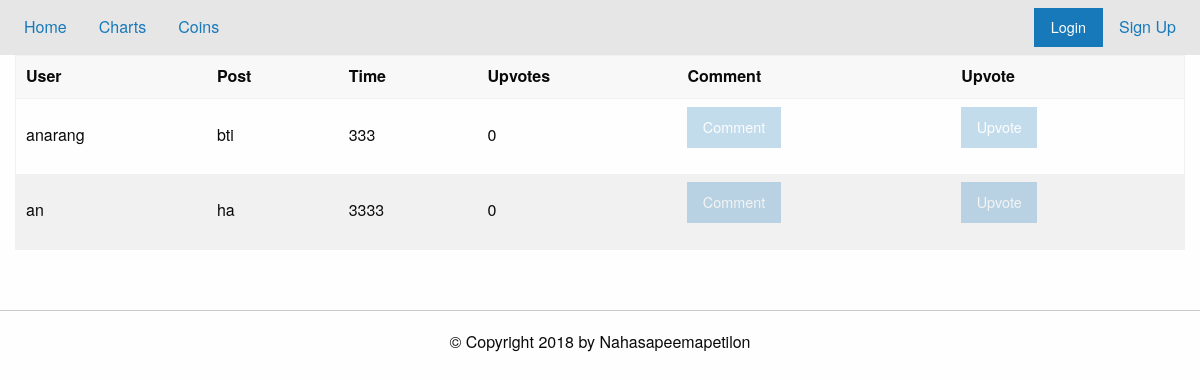
Page /thread?id=1 on the earlier database version.
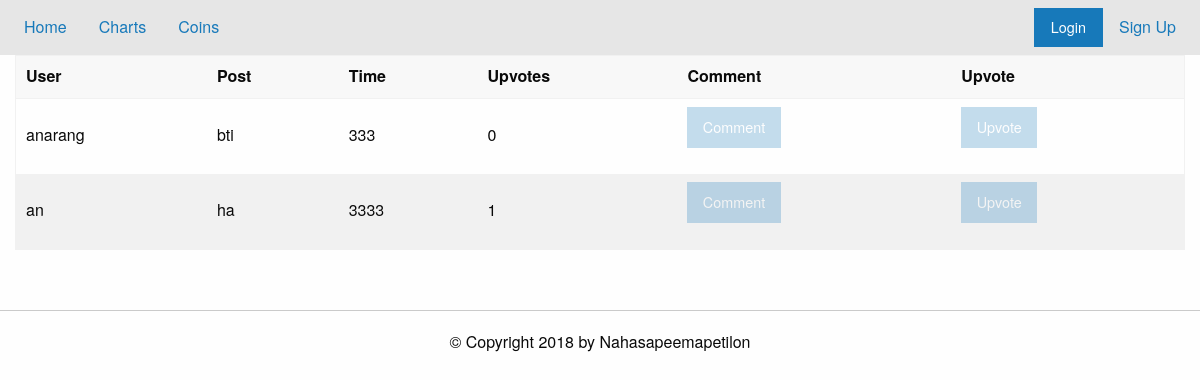
Same page on the later database version.
### tables this page shows
CREATE TABLE t1 (postID INT PRIMARY KEY,post TEXT,user TEXT,time TEXT,upvote INT,whoVote TEXT);

### app.py (the view, shortened to what this page needs)
@app.route("/thread", methods=['POST','GET'])
def load_thread():
    if request.method=="GET":
        threadID = request.args.get('id')#or perhaps name?
        db = sqlite3.connect('./data/base.db')
        c = db.cursor()
        try:
            posts = dbEditor.viewThread(c, threadID)
            db.close()
            return render_template('thread.html', notLoggedIn=noUser(), posts=posts, threadname=posts[0][1], threadID=threadID)
        except:
            flash("Thread not Found")
            return redirect('/')

### app.py (called while the page is built)
def noUser():
    return 'username' not in session.keys()

### util/dbEditor.py (called while the page is built)
def viewThread(cursor,threadID):
    v = "SELECT user,post,time,postID,upvote,whoVote FROM t" + str(threadID) + ";" # not the people who upvote
    val = list(cursor.execute(v))
    return val

### templates/thread.html (shortened to what this page needs)
{% extends "forum.html" %}
{% block content %}
<div class="grid-container">
{% set msgs = get_flashed_messages() %}
  <div class="table-scroll">
<table class="hover">
  <thead><tr>
      <th> User </th><th> Post </th><th> Time </th><th> Upvotes </th>
      <th> Comment</th><th> Upvote</th>
  </tr></thead>
  <tbody>
    {% for post in posts %}
    <tr>
      <td id="{{post[3]}}">{{post[0]}}</td><td>{{post[1]}}</td>
      <td>{{post[2]}}</td><td>{{post[4]}}</td>
      <td>
	<button class="button" data-open="addPost" {% if notLoggedIn %} disabled {% endif %}> Comment</button>
      </td>
      <td><form action="#" method="POST">
	  <button class="button" value="{{post[3]}},{{threadID}}" name="upvote" {% if notLoggedIn %} disabled {% endif %}>Upvote</button>
      </form></td>
    </tr>
    {% endfor %}
  </tbody>
</table>
</div>
</div>
{% endblock %}

### templates/forum.html (shortened to what this page needs)
{% extends "home.html" %}

### templates/home.html (shortened to what this page needs)
{% extends "layout.html" %}
{% block pageTop %}
<div class="top-bar">
  <div class="top-bar-left"><ul class="menu">
      <li><a href="/">Home</a></li>
      <li><a href="/chart">Charts</a></li>
	  <li><a href="/coins">Coins</a><li>
  </ul></div>
  <div class="top-bar-right"><ul class="menu">
      {% if notLoggedIn %}
      <li><button class="button" type="button" data-toggle="example-dropdown">Login</button>
      </li>
      <li><a href="/register_page"> Sign Up</a></li>
      {% else %}
      <li> <a href="/profile"> Profile</a></li>
      <li> <a href="/logout"> LogOut </a></li>
      {% endif %}
  </ul></div>
</div>
{% endblock %}

### templates/layout.html (shortened to what this page needs)
<!DOCTYPE html>
<html lang="en" >
  <head>
    <link rel="stylesheet" href="https://cdn.jsdelivr.net/npm/foundation-sites@6.5.1/dist/css/foundation.min.css">
    <link rel="stylesheet" href="https://cdnjs.cloudflare.com/ajax/libs/foundation/6.0.1/css/foundation.css">
  </head>
  <body>
    {% block pageTop %}{% endblock %}
    {% block content %}{% endblock %}
    <br><hr>
    <div id="footer" class="grid-container">
      <div class="grid-x grid-padding-x">
	<div class="cell">
      {% block footer %}
      <h6 class="text-center"> &copy; Copyright 2018 by Nahasapeemapetilon</h6>
      {% endblock %}
	</div>
      </div>
    </div>
  </body>
</html>

Differences in the rows shown:
changed t1 "an": upvote "0" → "1"
